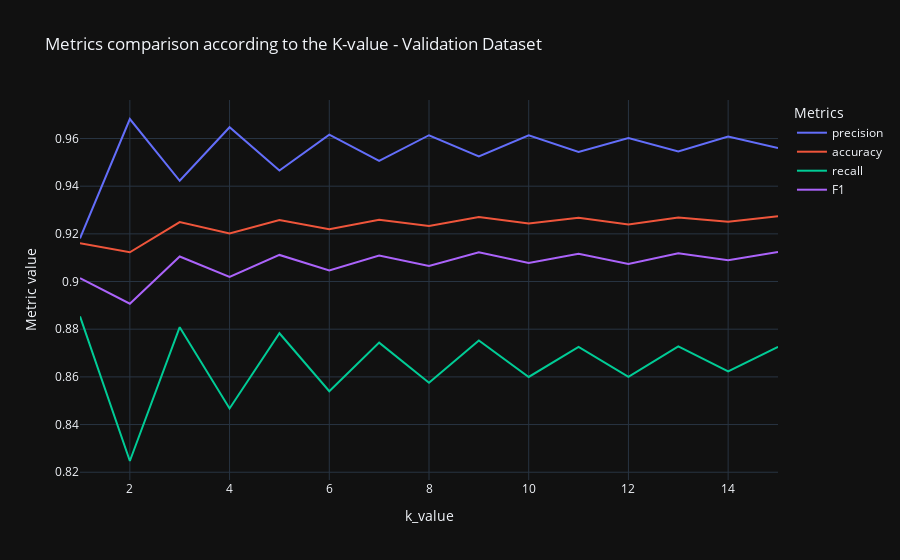

The notebook cell this image was saved under:
### Code cell
# Plotting validation results
px.line(results_val_knn, 
        x=results_val_knn['k_value'], 
        y=['precision', 'accuracy', 'recall', 'F1'],
        template='plotly_dark',
        title="Metrics comparison according to the K-value - Validation Dataset",
        labels={'value': 'Metric value',
                'k_valeu': 'K-Value'}).update_layout(legend=dict(title="Metrics"))

### Figure 1 — Plotly figure (JSON) as saved in the notebook; plotly's stock layout.template omitted (floating-point values rounded to 4 significant figures)
{"data": [{"hovertemplate": "variable=precision<br>k_value=%{x}<br>Metric value=%{y}<extra></extra>", "legendgroup": "precision", "line": {"color": "#636efa", "dash": "solid"}, "marker": {"symbol": "circle"}, "mode": "lines", "name": "precision", "orientation": "v", "showlegend": true, "type": "scatter", "x": [1, 2, 3, 4, 5, 6, 7, 8, 9, 10, 11, 12, 13, 14, 15], "xaxis": "x", "y": [0.9181, 0.9682, 0.9423, 0.9647, 0.9466, 0.9616, 0.9506, 0.9614, 0.9525, 0.9613, 0.9544, 0.9602, 0.9546, 0.9609, 0.956], "yaxis": "y"}, {"hovertemplate": "variable=accuracy<br>k_value=%{x}<br>Metric value=%{y}<extra></extra>", "legendgroup": "accuracy", "line": {"color": "#EF553B", "dash": "solid"}, "marker": {"symbol": "circle"}, "mode": "lines", "name": "accuracy", "orientation": "v", "showlegend": true, "type": "scatter", "x": [1, 2, 3, 4, 5, 6, 7, 8, 9, 10, 11, 12, 13, 14, 15], "xaxis": "x", "y": [0.9161, 0.9123, 0.925, 0.9202, 0.9258, 0.9219, 0.9259, 0.9233, 0.927, 0.9243, 0.9267, 0.9239, 0.9269, 0.9251, 0.9274], "yaxis": "y"}, {"hovertemplate": "variable=recall<br>k_value=%{x}<br>Metric value=%{y}<extra></extra>", "legendgroup": "recall", "line": {"color": "#00cc96", "dash": "solid"}, "marker": {"symbol": "circle"}, "mode": "lines", "name": "recall", "orientation": "v", "showlegend": true, "type": "scatter", "x": [1, 2, 3, 4, 5, 6, 7, 8, 9, 10, 11, 12, 13, 14, 15], "xaxis": "x", "y": [0.8854, 0.8247, 0.8808, 0.8468, 0.8783, 0.854, 0.8744, 0.8575, 0.8753, 0.86, 0.8726, 0.86, 0.8728, 0.8623, 0.8726], "yaxis": "y"}, {"hovertemplate": "variable=F1<br>k_value=%{x}<br>Metric value=%{y}<extra></extra>", "legendgroup": "F1", "line": {"color": "#ab63fa", "dash": "solid"}, "marker": {"symbol": "circle"}, "mode": "lines", "name": "F1", "orientation": "v", "showlegend": true, "type": "scatter", "x": [1, 2, 3, 4, 5, 6, 7, 8, 9, 10, 11, 12, 13, 14, 15], "xaxis": "x", "y": [0.9014, 0.8907, 0.9105, 0.9019, 0.9112, 0.9046, 0.9109, 0.9065, 0.9122, 0.9078, 0.9117, 0.9074, 0.9119, 0.9089, 0.9124], "yaxis": "y"}], "layout": {"legend": {"title": {"text": "Metrics"}, "tracegroupgap": 0}, "title": {"text": "Metrics comparison according to the K-value - Validation Dataset"}, "xaxis": {"anchor": "y", "domain": [0, 1], "title": {"text": "k_value"}}, "yaxis": {"anchor": "x", "domain": [0, 1], "title": {"text": "Metric value"}}}}
